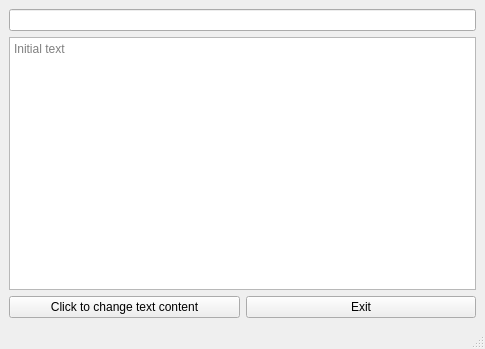
<?xml version="1.0" encoding="UTF-8"?>
<ui version="4.0">
 <class>MainWindow</class>
 <widget class="QMainWindow" name="MainWindow">
  <property name="geometry">
   <rect>
    <x>0</x>
    <y>0</y>
    <width>485</width>
    <height>349</height>
   </rect>
  </property>
  <property name="windowTitle">
   <string>MainWindow</string>
  </property>
  <widget class="QWidget" name="centralwidget">
   <layout class="QGridLayout" name="gridLayout">
    <item row="0" column="0">
     <layout class="QVBoxLayout" name="verticalLayout">
      <property name="sizeConstraint">
       <enum>QLayout::SetMaximumSize</enum>
      </property>
      <item>
       <widget class="QLineEdit" name="userInputLineEdit"/>
      </item>
      <item>
       <widget class="QTextBrowser" name="outputDisplayTextBrowser">
        <property name="placeholderText">
         <string>Initial text</string>
        </property>
       </widget>
      </item>
      <item>
       <layout class="QHBoxLayout" name="horizontalLayout">
        <item>
         <widget class="QPushButton" name="changeTextButton">
          <property name="text">
           <string>Click to change text content</string>
          </property>
         </widget>
        </item>
        <item>
         <widget class="QPushButton" name="exitButton">
          <property name="text">
           <string>Exit</string>
          </property>
         </widget>
        </item>
       </layout>
      </item>
     </layout>
    </item>
   </layout>
  </widget>
  <widget class="QMenuBar" name="menubar">
   <property name="geometry">
    <rect>
     <x>0</x>
     <y>0</y>
     <width>485</width>
     <height>21</height>
    </rect>
   </property>
  </widget>
  <widget class="QStatusBar" name="statusbar"/>
 </widget>
 <resources/>
 <connections/>
</ui>
